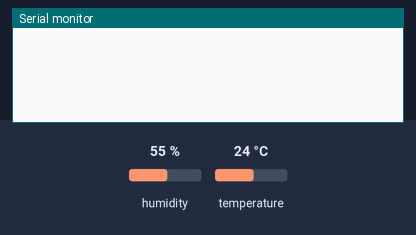
Recording of a sketch running on a simulated ESP8266 (NodeMCU). Parts: the last lines printed to the serial monitor. Inputs (shaded band) come from the test bench; at power-on: humidity 55 %, temperature 24 °C. WiFi joins after 1.5 s; servers stay silent unless stated.

Above: at 3.0 s.
3.1 s: humidity set to 22 %
At 4.7 s:
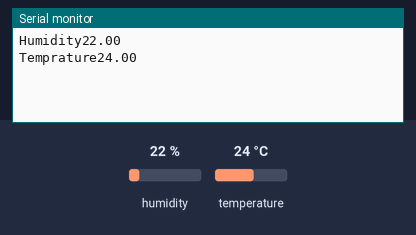
5.3 s: temperature set to 12 °C
At 6.6 s:
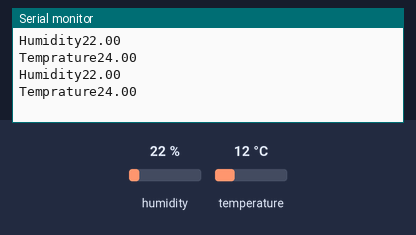
6.8 s: humidity set to 40 %
At 9.0 s:
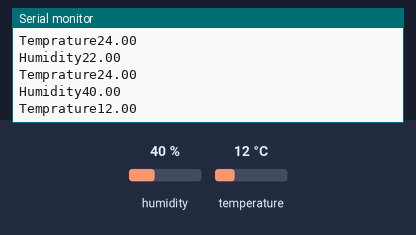

Measured:
- after the input at 3.1 s, the serial monitor: prints a new line after 0.73 s (image 1)
- after the input at 6.8 s, the serial monitor: prints a new line after 1.0 s (image 3)

The sketch:

09092024_DHT11_BLYNK.ino
```cpp
#define BLYNK_TEMPLATE_ID "TMPL63VmDuECW"
#define BLYNK_TEMPLATE_NAME "Projek1"
#define BLYNK_AUTH_TOKEN "uHRq5BhxnhvRRNyRBGiisIEy55W6r3nH"

#include <ESP8266WiFi.h>
#include <BlynkSimpleEsp8266.h>
#include <DHT.h>

// Blynk Auth Token


// Wi-Fi Credentials
char ssid[] = "Ario";
char pass[] = "747087180A";

// Pin Definitions
#define DHTPIN D4      // Pin data dari DHT11 terhubung ke D4
#define DHTTYPE DHT11  // Tipe sensor DHT yang digunakan

// Create DHT object
DHT dht(DHTPIN, DHTTYPE);

BlynkTimer timer;

void setup(){
  Blynk.begin (BLYNK_AUTH_TOKEN, ssid, pass);
  Serial.begin(9600);
  timer.setInterval(2000L, sensordht11);
  dht.begin();
}


void sensordht11(){
  float h = dht.readHumidity();
  float t = dht.readTemperature();

  Serial.print("Humidity");
  Serial.println(h);
  Serial.print("Temprature");
  Serial.println(t);

  Blynk.virtualWrite(V0, h);
  Blynk.virtualWrite(V1, t);
}

void loop(){
  Blynk.run();
  timer.run();
}
```
